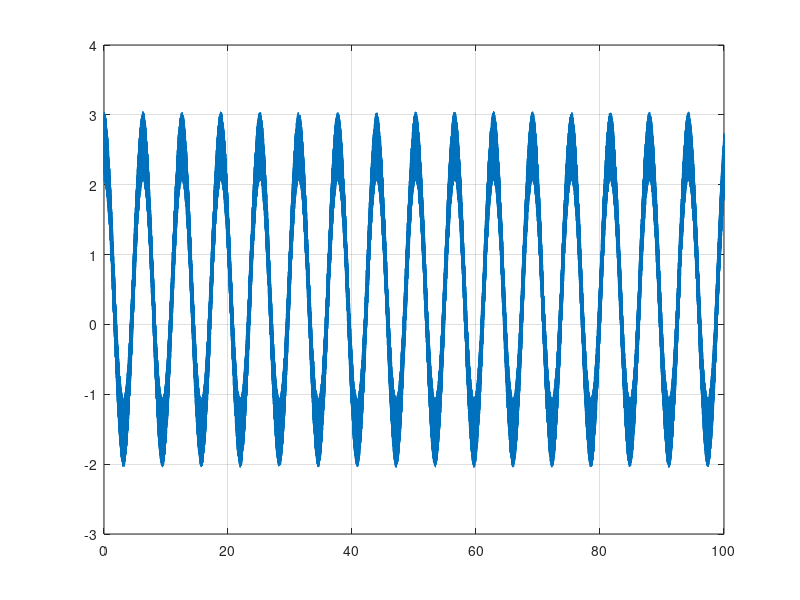
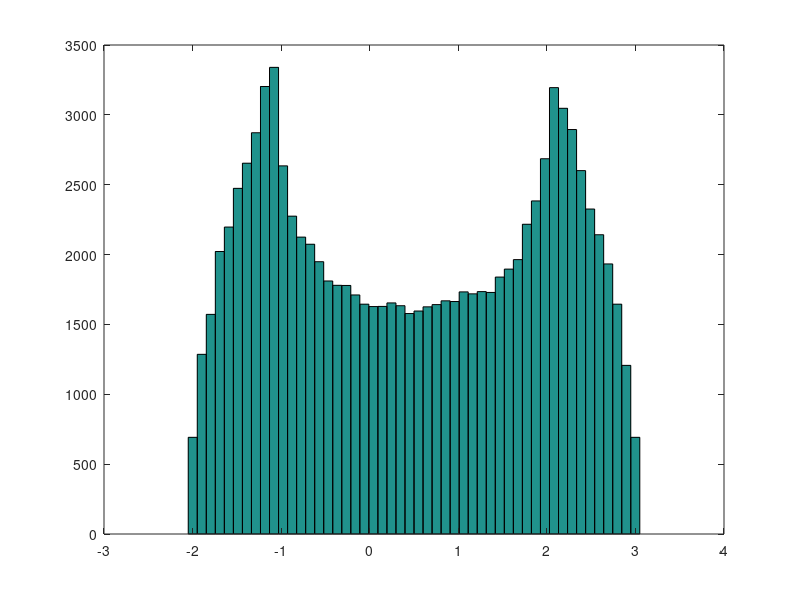

These charts were generated, in order, by the following MATLAB code: (Note: this script raises an error after producing the figures.)
clc
clear

t = 0:0.001:100;
output = zeros(1,length(t));

sygnal1 = rand(1,length(t) );
sygnal2 = 2.05 * cos(t);

for pom=1:length(sygnal1)

        sygnal1(pom) = sygnal1(pom) + sygnal2(pom);
end

means = mean(sygnal1);
suma = 0;

for pom=1:length(sygnal1)

        suma = suma + sygnal1(pom);
end

srednia = suma / length(sygnal1);

odch = 0;
suma_odch = 0;

for pom=1:length(sygnal1)

        suma_odch = suma_odch + ((srednia - sygnal1(pom))^2);
end

suma_odch = suma_odch / (length(sygnal1) - 1);

suma_odch = sqrt(suma_odch);



odchylonko = std(sygnal1);

disp(suma_odch);


plot(t,sygnal1),grid

disp(srednia);

figure(2)

hist(sygnal1,50);

%sygnal2 to sygnal1 pomnożony przez okno balcmana, można użyć funkcji z strony
%https://www.mathworks.com/help/signal/ref/window.html
okno=blackman(lenght(sygnal1));

for z=1:length(sygnal1)
        sygnal2(z)=okno(z)*sygnal1(z);
end
figure(3)
plot(t,sygnal2)


















